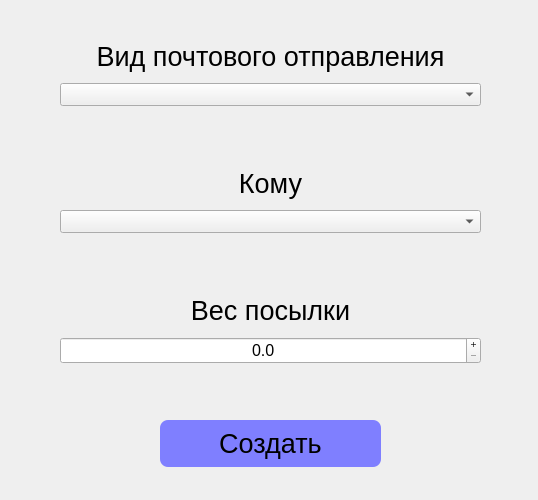
<?xml version="1.0" encoding="UTF-8"?>
<ui version="4.0">
 <class>createPostDialog</class>
 <widget class="QDialog" name="createPostDialog">
  <property name="geometry">
   <rect>
    <x>0</x>
    <y>0</y>
    <width>538</width>
    <height>500</height>
   </rect>
  </property>
  <property name="windowTitle">
   <string>Dialog</string>
  </property>
  <property name="styleSheet">
   <string notr="true">.QPushButton
{
	margin-bottom : 25%;
	margin-top : 25%;
	margin-left : 150px;
	margin-right : 150px;
	border-radius : 8px;
	background : rgb(127, 127, 255);
   padding : 8px;
}

.QComboBox
{
	margin-bottom : 25%;
	margin-left : 50px;
	margin-right : 50px;
}

.QLabel
{
	margin-top : 25%;
	margin-left : 50%;
	margin-right : 50%;
}

.QLineEdit
{
	margin-bottom : 25%;
	margin-left : 50%;
	margin-right : 50%;
	padding : 10px;
	border-radius : 8px;
}

.QDoubleSpinBox
{
	margin-bottom : 25%;
	margin-left : 50px;
	margin-right : 50px;
}</string>
  </property>
  <widget class="QWidget" name="verticalLayoutWidget">
   <property name="geometry">
    <rect>
     <x>10</x>
     <y>10</y>
     <width>521</width>
     <height>482</height>
    </rect>
   </property>
   <layout class="QVBoxLayout" name="verticalLayout">
    <item>
     <widget class="QLabel" name="formLabel">
      <property name="font">
       <font>
        <pointsize>20</pointsize>
       </font>
      </property>
      <property name="text">
       <string>Вид почтового отправления</string>
      </property>
      <property name="alignment">
       <set>Qt::AlignCenter</set>
      </property>
     </widget>
    </item>
    <item>
     <widget class="QComboBox" name="formComboBox">
      <property name="font">
       <font>
        <pointsize>12</pointsize>
       </font>
      </property>
     </widget>
    </item>
    <item>
     <widget class="QLabel" name="repLabel">
      <property name="font">
       <font>
        <pointsize>20</pointsize>
       </font>
      </property>
      <property name="text">
       <string>Кому</string>
      </property>
      <property name="alignment">
       <set>Qt::AlignCenter</set>
      </property>
     </widget>
    </item>
    <item>
     <widget class="QComboBox" name="repComboBox">
      <property name="font">
       <font>
        <pointsize>12</pointsize>
       </font>
      </property>
     </widget>
    </item>
    <item>
     <widget class="QLabel" name="weightLabel">
      <property name="font">
       <font>
        <pointsize>20</pointsize>
       </font>
      </property>
      <property name="text">
       <string>Вес посылки</string>
      </property>
      <property name="alignment">
       <set>Qt::AlignCenter</set>
      </property>
     </widget>
    </item>
    <item>
     <widget class="QDoubleSpinBox" name="weightSpinBox">
      <property name="font">
       <font>
        <pointsize>12</pointsize>
       </font>
      </property>
      <property name="alignment">
       <set>Qt::AlignCenter</set>
      </property>
      <property name="buttonSymbols">
       <enum>QAbstractSpinBox::PlusMinus</enum>
      </property>
      <property name="correctionMode">
       <enum>QAbstractSpinBox::CorrectToPreviousValue</enum>
      </property>
      <property name="decimals">
       <number>1</number>
      </property>
      <property name="maximum">
       <double>10000.000000000000000</double>
      </property>
      <property name="singleStep">
       <double>0.100000000000000</double>
      </property>
      <property name="value">
       <double>0.000000000000000</double>
      </property>
     </widget>
    </item>
    <item>
     <widget class="QPushButton" name="createButton">
      <property name="font">
       <font>
        <pointsize>20</pointsize>
       </font>
      </property>
      <property name="text">
       <string>Создать</string>
      </property>
     </widget>
    </item>
   </layout>
  </widget>
 </widget>
 <resources/>
 <connections/>
</ui>
